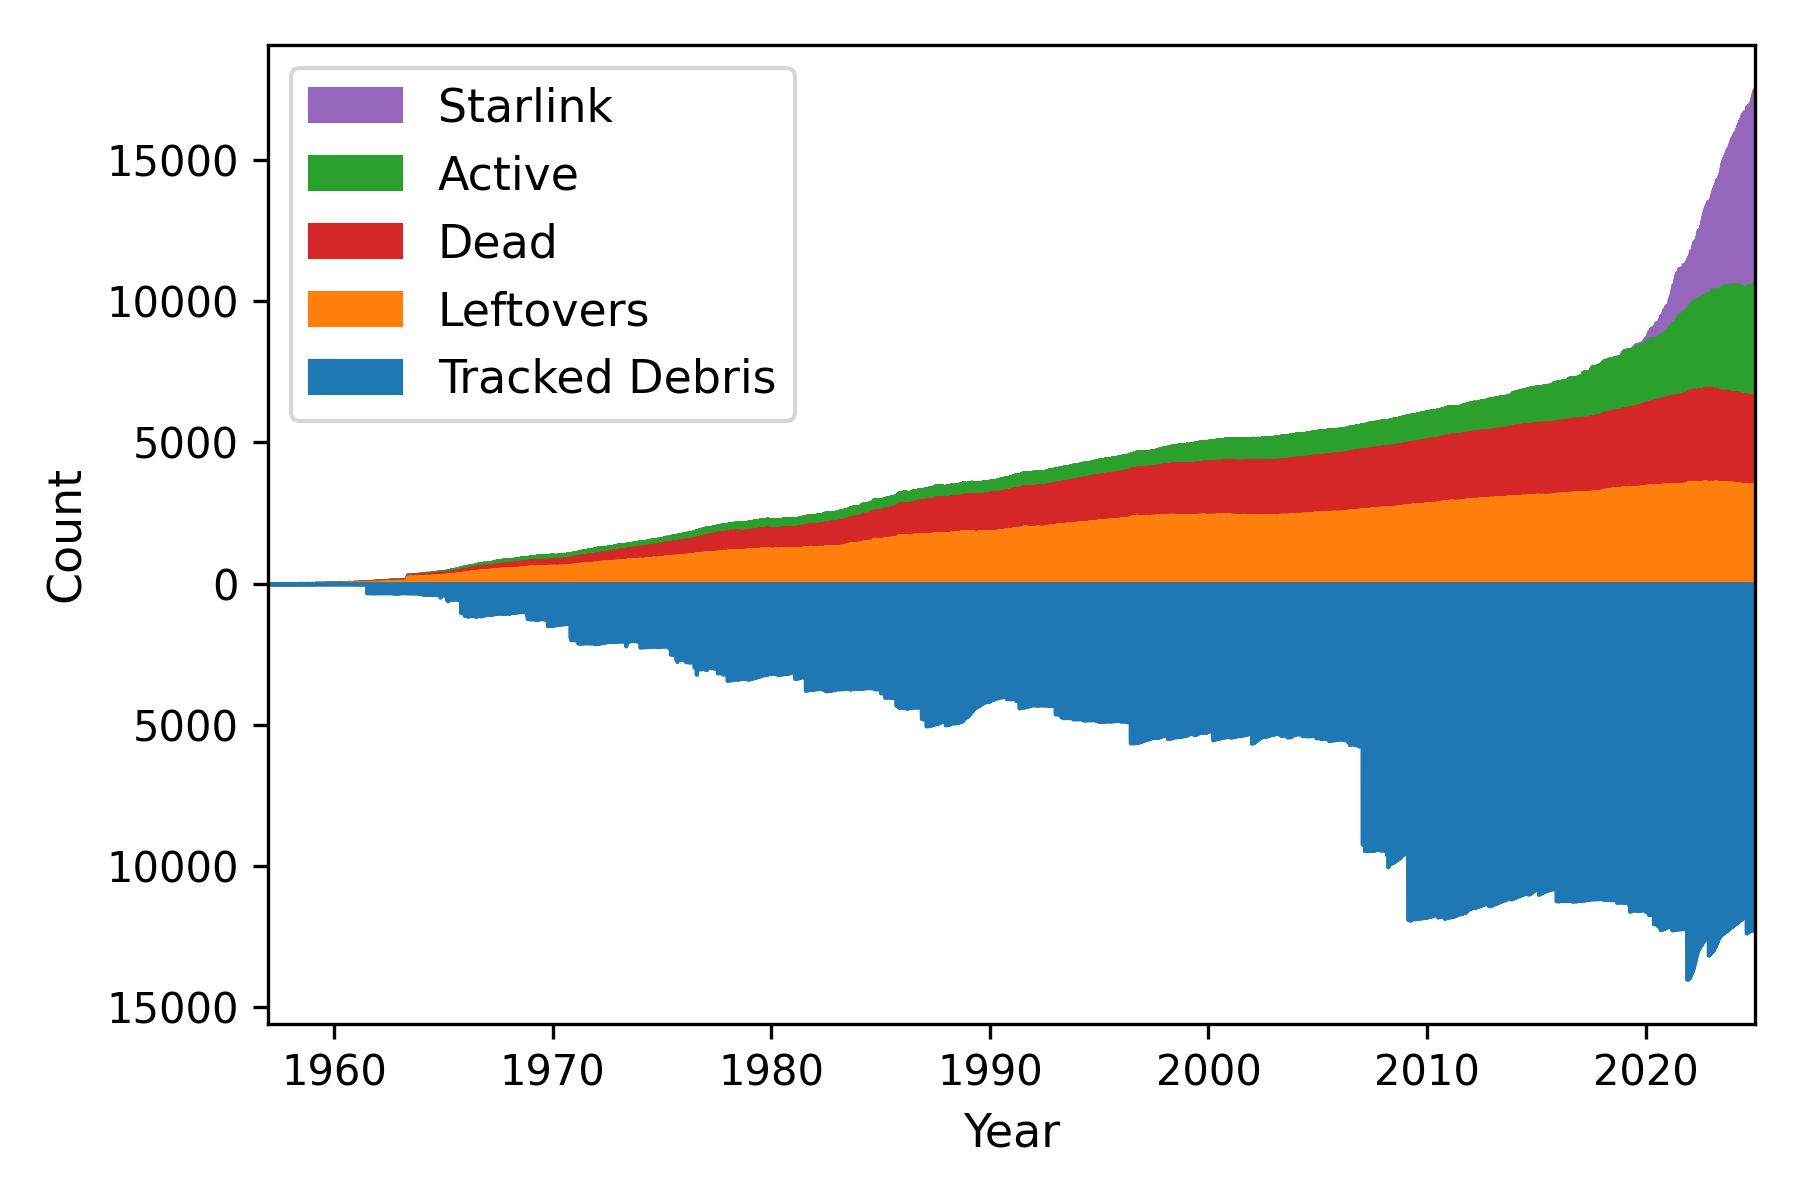

Here is the Python script that generated this plot:
import numpy as np
import matplotlib.pyplot as plt

# Following https://stackoverflow.com/questions/51086732/how-can-i-remove-the-negative-sign-from-y-tick-labels-in-matplotlib-pyplot-figur
def major_formatter(x, pos):
    label = str(-int(x)) if x < 0 else str(int(x))
    return label

# Using the data from https://planet4589.org/space/stats/out/stat002.txt via https://planet4589.org/space/stats/active.html
null, year, acm, acn, star, stard, pl, px, rb, part, debasat, debcoll, deb, null, null = np.loadtxt('stat002.txt',unpack=True)

numyears = len(year)
active = np.zeros(numyears)
dead = np.zeros(numyears)
leftovers = np.zeros(numyears)
debris = np.zeros(numyears)
starlink = np.zeros(numyears)
for i in range(0,numyears):
	starlink[i] = star[i] + stard[i]
	active[i] = acm[i] + acn[i]
	dead[i] = pl[i] + px[i]
	leftovers[i] = rb[i] + part[i]
	debris[i] = debasat[i] + debcoll[i] + deb[i]

# plt.style.use('classic')

# plt.figure(figsize=(13.0, 6.0), dpi=300)
fig, ax = plt.subplots(figsize=(6.0, 4.0), dpi=300)
ax.ticklabel_format(style='plain')
ax.ticklabel_format(useOffset=False)
ax.fill_between(year,leftovers+dead+active+starlink,leftovers+dead+active,label='Starlink',color='tab:purple')
ax.fill_between(year,leftovers+dead+active,leftovers+dead,label='Active',color='tab:green')
ax.fill_between(year,leftovers+dead,leftovers,label='Dead',color='tab:red')
ax.fill_between(year,leftovers,0,label='Leftovers',color='tab:orange')
ax.fill_between(year,0,-debris,label='Tracked Debris',color='tab:blue')
plt.xlim(1957,2025)
# plt.ylim(0,20000)
ax.yaxis.set_major_formatter(major_formatter)
plt.xlabel('Year', fontsize=11)
plt.ylabel('Count', fontsize=11)
l = plt.legend(prop={'size':11})
l.set_zorder(20)
plt.tight_layout()
# plt.savefig('stat002.png')
plt.savefig('stat002.jpg')
# plt.savefig('stat002.pdf')
print(starlink)
print(active+starlink)
